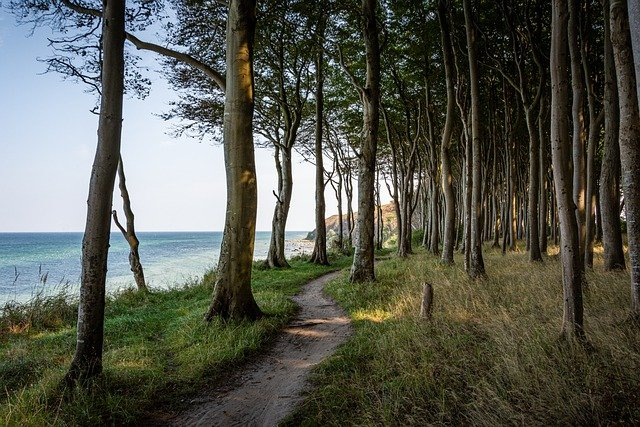
#> input picture OpenCV/color-quantization/image.jpg, 640 x 427 px
$ python color_quantization.py --image image.jpg --clusters 5
#> lines starting #> are read from the running program, lines starting #| are printed output that depends on the picture
##### 실행 #####
# sudo python3 color_quantization.py --image 이미지 경로 --clusters 클러스터 수
# 예) sudo python3 color_quantization.py --image image.jpg --clusters 5

# 필요한 패키지 import
# sklearn : 머신러닝 라이브러리(머신러닝 알고리즘 제공)
# K-평균 클러스터링 알고리즘(K-Means Clustering Algorithm)
# - 주어진 데이터를 K개의 클러스터로 묶는 알고리즘
# - 클러스터(cluster) : 비슷한 특성을 가진 데이터 세트를 구성하는 단위
# - 각 클러스터와 거리 차이의 분산을 최소화하는 방식
# 미니배치 K-평균 클러스터링 알고리즘(Mini-Batch K-Means Clustering Algorithm)
# - 데이터를 미니배치 크기만큼 무작위로 분리하여 K-평균 클러스터링 적용
# - K-평균 클러스터링 알고리즘에 중심 위치와 모든 데이터 사이의 거리를 계산해야 하기 때문에 데이터의 갯수가 많아지면 계산량도 늘어남
# - 데이터의 수가 너무 많을 때는 미니배치 K-평균 클러스터링 알고리즘을 사용하면 계산량을 줄일 수 있음
from sklearn.cluster import MiniBatchKMeans # Mini-Batch K-Means Clustering 모듈
import numpy as np # 파이썬 행렬 수식 및 수치 계산 처리 모듈
import argparse # 명령행 파싱(인자를 입력 받고 파싱, 예외처리 등) 모듈
import cv2 # opencv 모듈

# 실행을 할 때 인자값 추가
ap = argparse.ArgumentParser()
# 입력받을 인자값 등록
ap.add_argument("-i", "--image", required=True, help="이미지 경로")
ap.add_argument("-c", "--clusters", required = True, type = int, help = "생성할 클러스터 수")
# 입력받은 인자값을 args에 저장
args = vars(ap.parse_args())

# input 이미지 읽기
image = cv2.imread(args["image"])
#> image is the input picture: shape (427, 640, 3); mean B, G, R 78.6, 88.6, 86.5

# 이미지의 높이(h)와 너비(w) 추출
(h, w) = image.shape[:2]
#> h = 427; w = 640

# 이미지를 RGB 픽셀 배열로 재구성(3 차원 배열 -> 2 차원 배열)
image = image.reshape((image.shape[0] * image.shape[1], 3))

# Mini-Batch K-Means Clustering 알고리즘 생성
# n_clusters : 클러스터 수 지정
minibatchkmeans = MiniBatchKMeans(n_clusters = args["clusters"])

# image를 Mini-Batch K-Means Clustering 알고리즘에 적용
labels = minibatchkmeans.fit_predict(image)

# 색상 정량화(Color Quantization)
# - 이미지의 고유한 색상의 수를 줄임
# cluster_centers_ : 클러스터 중심
# astype : 데이터 형 변환
quantization = minibatchkmeans.cluster_centers_.astype("uint8")[labels]

# RGB 픽셀 배열을 이미지로 재구성(2 차원 배열 -> 3 차원 배열)
image = image.reshape((h, w, 3)) # 원본 이미지
quantization = quantization.reshape((h, w, 3)) # 색상 정량화된 이미지
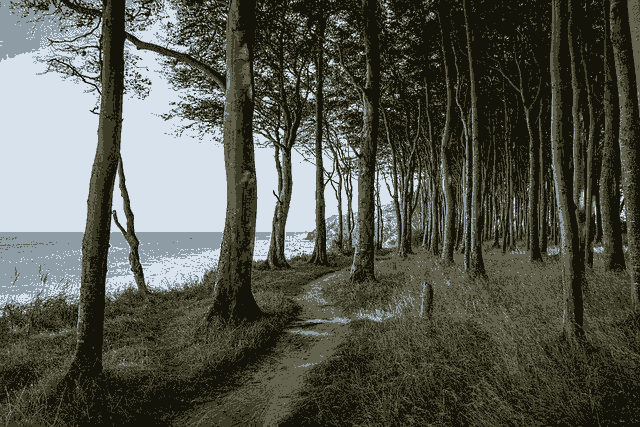
#> quantization: shape (427, 640, 3); mean of channels 0, 1, 2 77.8, 88, 85.7; drawn as B, G, R

# 이미지 show
cv2.imshow("image", image) # 원본 이미지
cv2.imshow("quantization", quantization) # 색상 정량화된 이미지

# 입력 무한 대기
cv2.waitKey(0)
